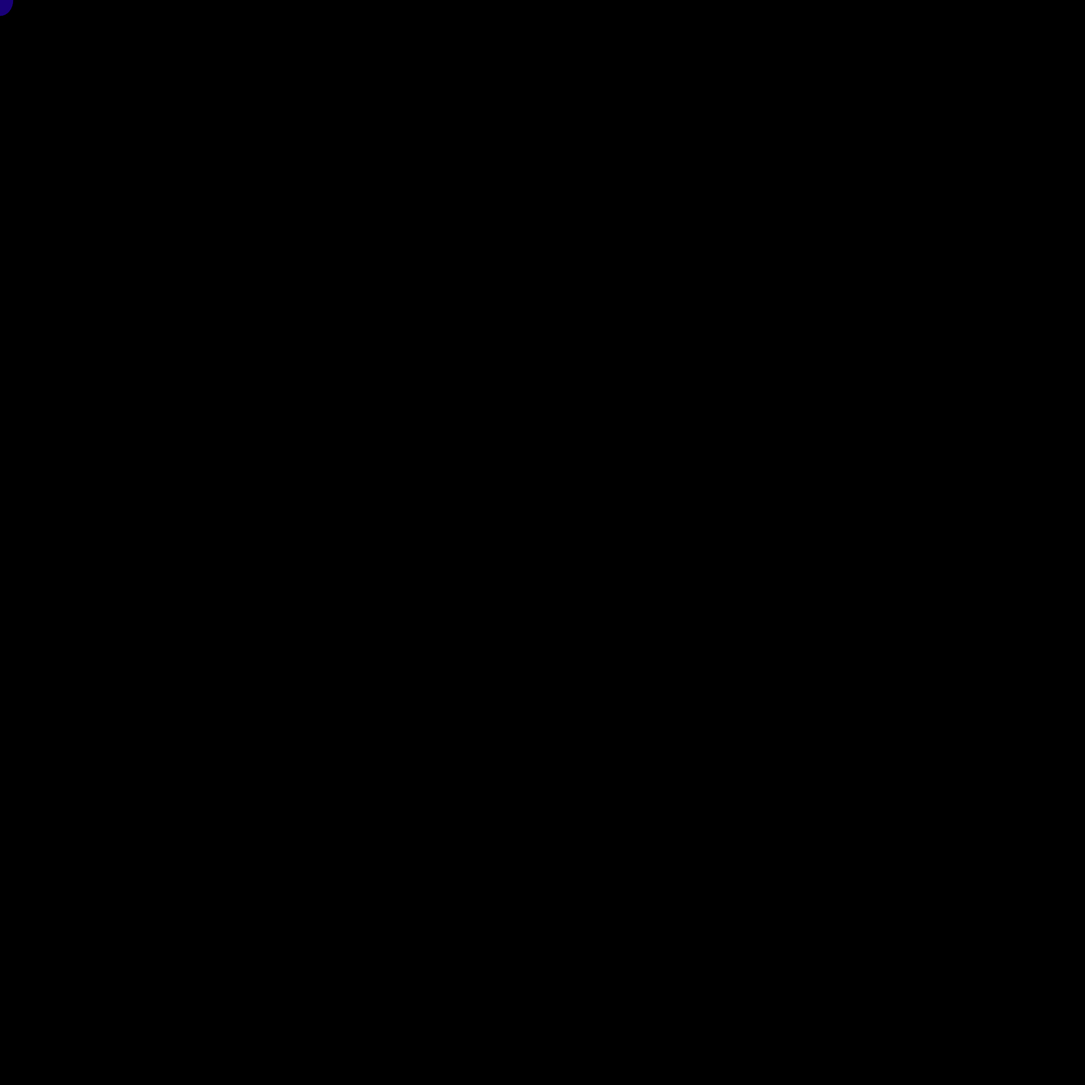
Frame 1 (no input)
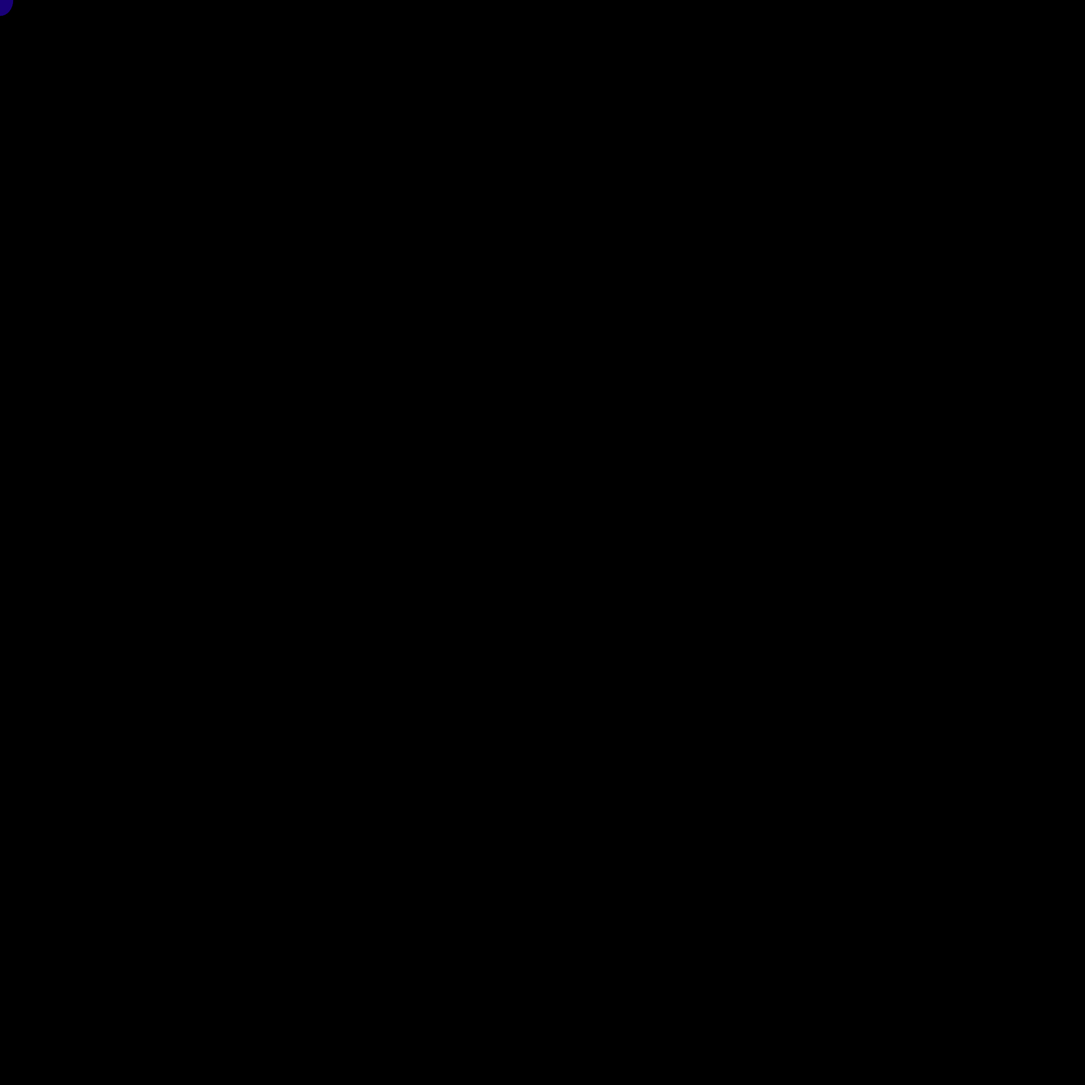
Frame 60 (no input)
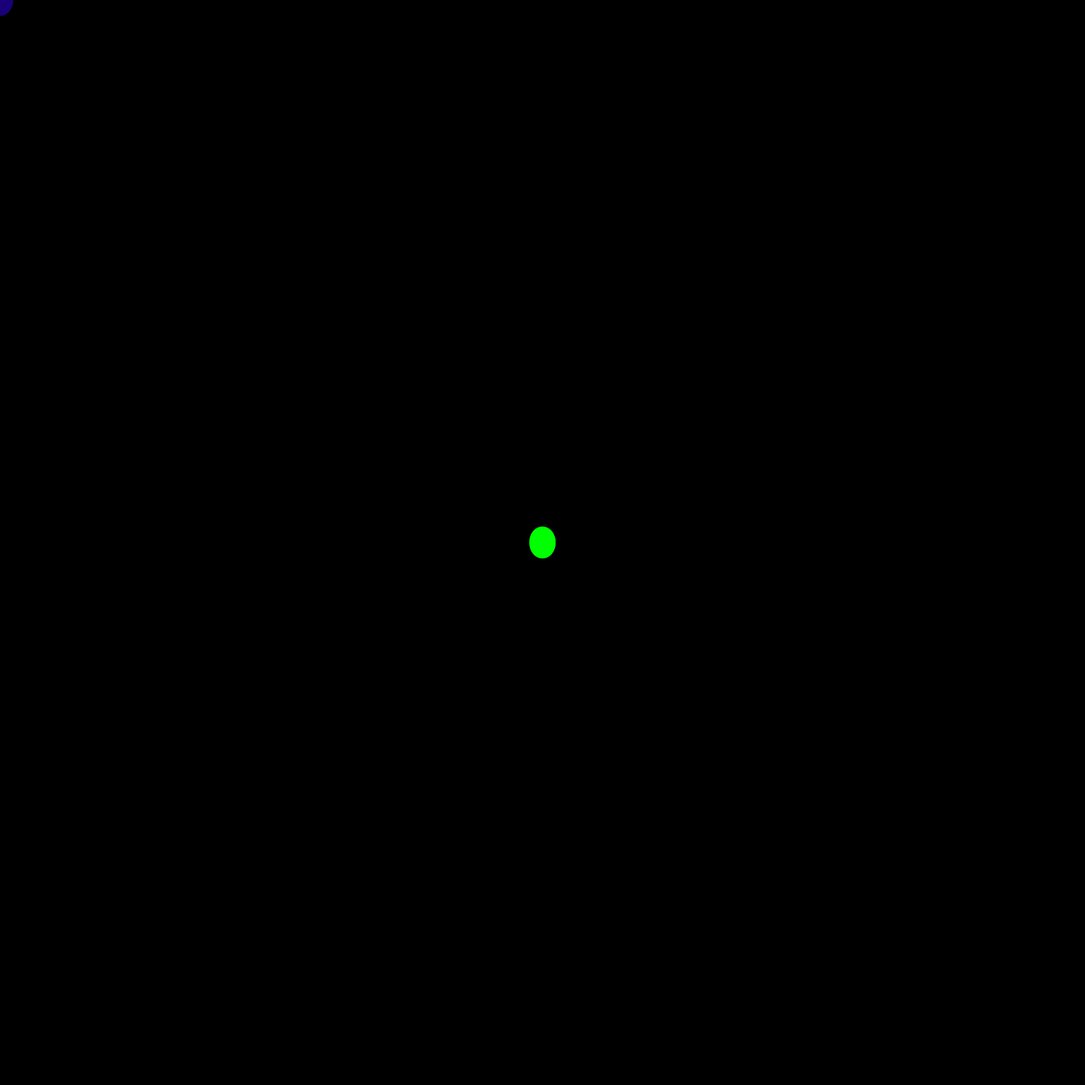
Frame 120 (the mouse pressed at the canvas centre since frame 60)

The p5.js sketch that drew these frames (run headless with seeded random() and noise() and a simulated clock; from frame 60 on, the mouse is pressed at the canvas centre):

// p5.js sketch
// ── sketch.js
function setup() {
    createCanvas(2000, 2000);
    background(0);
}

function draw() {
    if (mouseIsPressed) {
        fill('rgb(0,255,0)');
    } else {
        fill(25, 0, 120);
    }
    ellipse(mouseX, mouseY, 50, 60, 70);
}
